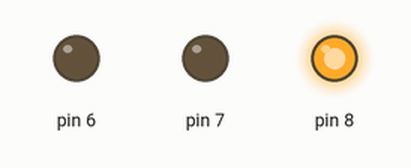
Bench run of a sketch on a simulated Arduino Uno, built with avr-gcc and run on an emulated ATmega328P. On the bench: output pins drawn as LEDs (lit = HIGH). The local clock reads 2024-03-15 10:24:30 at power-on unless the sketch sets it; what the sketch prints to the serial monitor is not drawn.

Above: at 10.0 s.
At 30.0 s:
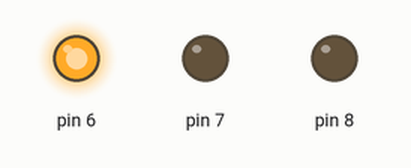
At 41.0 s:
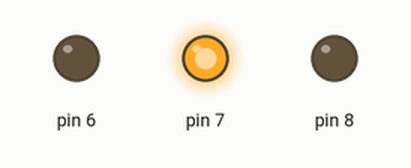
Timing chart, 0 to 54.6 s (numbered marks = the images above):
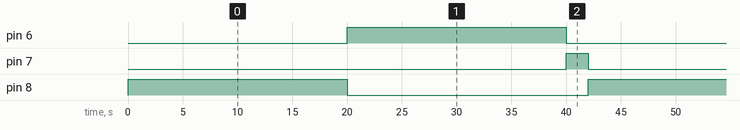

The sketch:

PRUEBA3LEDS.ino
```cpp
#include <Wire.h>
#include "RTClib.h"


RTC_DS3231 rtc;

void setup() {

   pinMode(7, OUTPUT);
   pinMode(6, OUTPUT);
   pinMode(8, OUTPUT);

   Serial.begin(9600);


   if (!rtc.begin()) {
      Serial.println(F("Couldn't find RTC"));
      while (1);
   }

   if (rtc.lostPower()) {
      rtc.adjust(DateTime(F(__DATE__), F(__TIME__)));
   }
}

// Comprobar si esta programado el encendido
bool isScheduledON(DateTime date)
{
   int weekDay = date.dayOfTheWeek();
   float minutes = date.minute() + date.second() / 60.0;

   // De 09:30 a 11:30 y de 21:00 a 23:00
   bool minutesCondition = (minutes > 30 && minutes <31);

   // Miercoles, Sabado o Domingo
   bool dayCondition = (weekDay == 1 || weekDay == 2 || weekDay == 3 || weekDay == 4 || weekDay == 5 || weekDay == 6 || weekDay == 0);
   if (minutesCondition && dayCondition)
   {
      return true;
   }
   return false;
}

void loop() {
   DateTime now = rtc.now();

   if (isScheduledON(now))      // Apagado y debería estar encendido
   {
  digitalWrite(7, HIGH);
  delay(500);
  digitalWrite(7, LOW);
  delay(500);
  digitalWrite(6, LOW);
  digitalWrite(8, LOW);

  Serial.print("Activado");
   }
   else if (!isScheduledON(now))  // Encendido y deberia estar apagado
   {
  digitalWrite(8, HIGH);
  digitalWrite(7, LOW);
  digitalWrite(6, LOW);
  delay(20000);
  digitalWrite(8, LOW);
  digitalWrite(7, LOW);
  digitalWrite(6, HIGH);
  delay(20000);
  digitalWrite(8, LOW);
  digitalWrite(7, HIGH);
  digitalWrite(6, LOW);
  delay(2000);

  Serial.print("Desactivado");
   }

}
```

Measured:
- by itself, pin 6, pin 8: alternates HIGH for 20.0 s and LOW for 22.0 s
- by itself, pin 7: alternates HIGH for 2.0 s and LOW for 40.0 s
- by itself, everything shown: repeats every 42.0 s, in 3 steps
